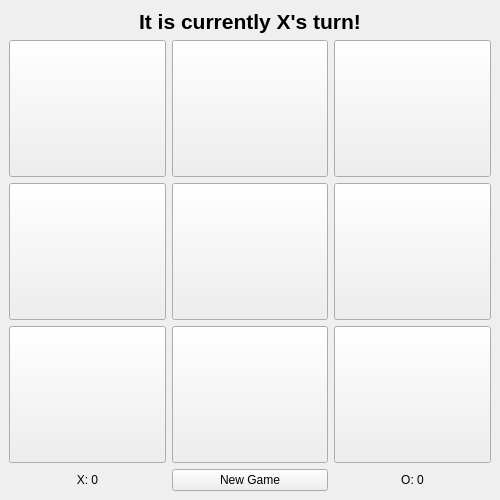
<?xml version="1.0" encoding="UTF-8"?>
<ui version="4.0">
 <class>TicTacToe</class>
 <widget class="QMainWindow" name="TicTacToe">
  <property name="geometry">
   <rect>
    <x>0</x>
    <y>0</y>
    <width>500</width>
    <height>500</height>
   </rect>
  </property>
  <property name="windowTitle">
   <string>Tic Tac Toe</string>
  </property>
  <widget class="QWidget" name="centralwidget">
   <layout class="QGridLayout" name="gridLayout">
    <item row="0" column="0" colspan="3">
     <widget class="QLabel" name="turnLabel">
      <property name="sizePolicy">
       <sizepolicy hsizetype="Preferred" vsizetype="Fixed">
        <horstretch>0</horstretch>
        <verstretch>0</verstretch>
       </sizepolicy>
      </property>
      <property name="font">
       <font>
        <pointsize>16</pointsize>
        <weight>75</weight>
        <bold>true</bold>
       </font>
      </property>
      <property name="text">
       <string>It is currently X's turn!</string>
      </property>
      <property name="alignment">
       <set>Qt::AlignCenter</set>
      </property>
     </widget>
    </item>
    <item row="1" column="0">
     <widget class="QPushButton" name="pushButton_1">
      <property name="sizePolicy">
       <sizepolicy hsizetype="Preferred" vsizetype="Preferred">
        <horstretch>0</horstretch>
        <verstretch>0</verstretch>
       </sizepolicy>
      </property>
      <property name="font">
       <font>
        <pointsize>36</pointsize>
       </font>
      </property>
      <property name="cursor">
       <cursorShape>PointingHandCursor</cursorShape>
      </property>
      <property name="text">
       <string/>
      </property>
     </widget>
    </item>
    <item row="1" column="1">
     <widget class="QPushButton" name="pushButton_2">
      <property name="sizePolicy">
       <sizepolicy hsizetype="Preferred" vsizetype="Preferred">
        <horstretch>0</horstretch>
        <verstretch>0</verstretch>
       </sizepolicy>
      </property>
      <property name="font">
       <font>
        <pointsize>36</pointsize>
       </font>
      </property>
      <property name="cursor">
       <cursorShape>PointingHandCursor</cursorShape>
      </property>
      <property name="text">
       <string/>
      </property>
     </widget>
    </item>
    <item row="1" column="2">
     <widget class="QPushButton" name="pushButton_3">
      <property name="sizePolicy">
       <sizepolicy hsizetype="Preferred" vsizetype="Preferred">
        <horstretch>0</horstretch>
        <verstretch>0</verstretch>
       </sizepolicy>
      </property>
      <property name="font">
       <font>
        <pointsize>36</pointsize>
       </font>
      </property>
      <property name="cursor">
       <cursorShape>PointingHandCursor</cursorShape>
      </property>
      <property name="text">
       <string/>
      </property>
     </widget>
    </item>
    <item row="2" column="0">
     <widget class="QPushButton" name="pushButton_4">
      <property name="sizePolicy">
       <sizepolicy hsizetype="Preferred" vsizetype="Preferred">
        <horstretch>0</horstretch>
        <verstretch>0</verstretch>
       </sizepolicy>
      </property>
      <property name="font">
       <font>
        <pointsize>36</pointsize>
       </font>
      </property>
      <property name="cursor">
       <cursorShape>PointingHandCursor</cursorShape>
      </property>
      <property name="text">
       <string/>
      </property>
     </widget>
    </item>
    <item row="2" column="1">
     <widget class="QPushButton" name="pushButton_5">
      <property name="sizePolicy">
       <sizepolicy hsizetype="Preferred" vsizetype="Preferred">
        <horstretch>0</horstretch>
        <verstretch>0</verstretch>
       </sizepolicy>
      </property>
      <property name="font">
       <font>
        <pointsize>36</pointsize>
       </font>
      </property>
      <property name="cursor">
       <cursorShape>PointingHandCursor</cursorShape>
      </property>
      <property name="text">
       <string/>
      </property>
     </widget>
    </item>
    <item row="2" column="2">
     <widget class="QPushButton" name="pushButton_6">
      <property name="sizePolicy">
       <sizepolicy hsizetype="Preferred" vsizetype="Preferred">
        <horstretch>0</horstretch>
        <verstretch>0</verstretch>
       </sizepolicy>
      </property>
      <property name="font">
       <font>
        <pointsize>36</pointsize>
       </font>
      </property>
      <property name="cursor">
       <cursorShape>PointingHandCursor</cursorShape>
      </property>
      <property name="text">
       <string/>
      </property>
     </widget>
    </item>
    <item row="3" column="0">
     <widget class="QPushButton" name="pushButton_7">
      <property name="sizePolicy">
       <sizepolicy hsizetype="Preferred" vsizetype="Preferred">
        <horstretch>0</horstretch>
        <verstretch>0</verstretch>
       </sizepolicy>
      </property>
      <property name="font">
       <font>
        <pointsize>36</pointsize>
       </font>
      </property>
      <property name="cursor">
       <cursorShape>PointingHandCursor</cursorShape>
      </property>
      <property name="text">
       <string/>
      </property>
     </widget>
    </item>
    <item row="3" column="1">
     <widget class="QPushButton" name="pushButton_8">
      <property name="sizePolicy">
       <sizepolicy hsizetype="Preferred" vsizetype="Preferred">
        <horstretch>0</horstretch>
        <verstretch>0</verstretch>
       </sizepolicy>
      </property>
      <property name="font">
       <font>
        <pointsize>36</pointsize>
       </font>
      </property>
      <property name="cursor">
       <cursorShape>PointingHandCursor</cursorShape>
      </property>
      <property name="text">
       <string/>
      </property>
     </widget>
    </item>
    <item row="3" column="2">
     <widget class="QPushButton" name="pushButton_9">
      <property name="sizePolicy">
       <sizepolicy hsizetype="Preferred" vsizetype="Preferred">
        <horstretch>0</horstretch>
        <verstretch>0</verstretch>
       </sizepolicy>
      </property>
      <property name="font">
       <font>
        <pointsize>36</pointsize>
       </font>
      </property>
      <property name="cursor">
       <cursorShape>PointingHandCursor</cursorShape>
      </property>
      <property name="text">
       <string/>
      </property>
     </widget>
    </item>
    <item row="4" column="0">
     <widget class="QLabel" name="xScoreLabel">
      <property name="text">
       <string>X: 0</string>
      </property>
      <property name="alignment">
       <set>Qt::AlignCenter</set>
      </property>
     </widget>
    </item>
    <item row="4" column="1">
     <widget class="QPushButton" name="pushButton">
      <property name="text">
       <string>New Game</string>
      </property>
     </widget>
    </item>
    <item row="4" column="2">
     <widget class="QLabel" name="oScoreLabel">
      <property name="text">
       <string>O: 0</string>
      </property>
      <property name="alignment">
       <set>Qt::AlignCenter</set>
      </property>
     </widget>
    </item>
   </layout>
  </widget>
 </widget>
 <resources/>
 <connections/>
</ui>
